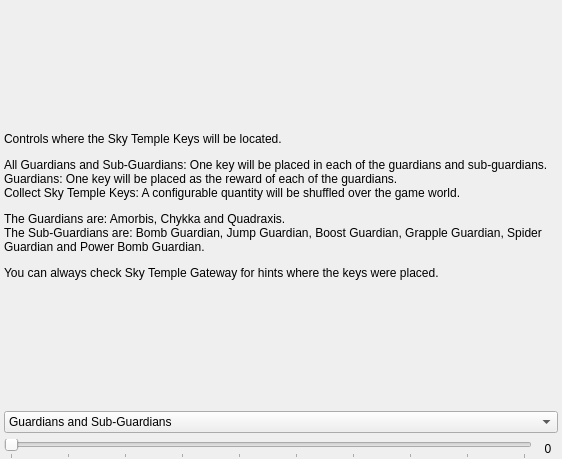
<?xml version="1.0" encoding="UTF-8"?>
<ui version="4.0">
 <class>PresetEchoesGoal</class>
 <widget class="QMainWindow" name="PresetEchoesGoal">
  <property name="geometry">
   <rect>
    <x>0</x>
    <y>0</y>
    <width>562</width>
    <height>459</height>
   </rect>
  </property>
  <property name="windowTitle">
   <string>Goal</string>
  </property>
  <widget class="QWidget" name="centralWidget">
   <property name="maximumSize">
    <size>
     <width>16777215</width>
     <height>16777215</height>
    </size>
   </property>
   <layout class="QVBoxLayout" name="goal_layout">
    <property name="leftMargin">
     <number>4</number>
    </property>
    <property name="topMargin">
     <number>8</number>
    </property>
    <property name="rightMargin">
     <number>4</number>
    </property>
    <property name="bottomMargin">
     <number>0</number>
    </property>
    <item>
     <widget class="QLabel" name="skytemple_description">
      <property name="text">
       <string>&lt;html&gt;&lt;head/&gt;&lt;body&gt;&lt;p&gt;Controls where the Sky Temple Keys will be located.&lt;/p&gt;&lt;p&gt;All Guardians and Sub-Guardians: One key will be placed in each of the guardians and sub-guardians.&lt;br/&gt;Guardians: One key will be placed as the reward of each of the guardians.&lt;br/&gt;Collect Sky Temple Keys: A configurable quantity will be shuffled over the game world.&lt;/p&gt;&lt;p&gt;The Guardians are: Amorbis, Chykka and Quadraxis.&lt;br/&gt;The Sub-Guardians are: Bomb Guardian, Jump Guardian, Boost Guardian, Grapple Guardian, Spider Guardian and Power Bomb Guardian.&lt;/p&gt;&lt;p&gt;You can always check Sky Temple Gateway for hints where the keys were placed.&lt;/p&gt;&lt;/body&gt;&lt;/html&gt;</string>
      </property>
      <property name="wordWrap">
       <bool>true</bool>
      </property>
     </widget>
    </item>
    <item>
     <widget class="QComboBox" name="skytemple_combo">
      <item>
       <property name="text">
        <string>Guardians and Sub-Guardians</string>
       </property>
      </item>
      <item>
       <property name="text">
        <string>Guardians</string>
       </property>
      </item>
      <item>
       <property name="text">
        <string>Collect Sky Temple Keys</string>
       </property>
      </item>
     </widget>
    </item>
    <item>
     <layout class="QHBoxLayout" name="skytemple_slider_layout">
      <item>
       <widget class="QSlider" name="skytemple_slider">
        <property name="maximum">
         <number>9</number>
        </property>
        <property name="pageStep">
         <number>2</number>
        </property>
        <property name="orientation">
         <enum>Qt::Horizontal</enum>
        </property>
        <property name="tickPosition">
         <enum>QSlider::TicksBelow</enum>
        </property>
       </widget>
      </item>
      <item>
       <widget class="QLabel" name="skytemple_slider_label">
        <property name="sizePolicy">
         <sizepolicy hsizetype="Fixed" vsizetype="Fixed">
          <horstretch>0</horstretch>
          <verstretch>0</verstretch>
         </sizepolicy>
        </property>
        <property name="minimumSize">
         <size>
          <width>20</width>
          <height>0</height>
         </size>
        </property>
        <property name="text">
         <string>0</string>
        </property>
        <property name="alignment">
         <set>Qt::AlignCenter</set>
        </property>
       </widget>
      </item>
     </layout>
    </item>
   </layout>
  </widget>
 </widget>
 <layoutdefault spacing="6" margin="11"/>
 <resources/>
 <connections/>
</ui>
